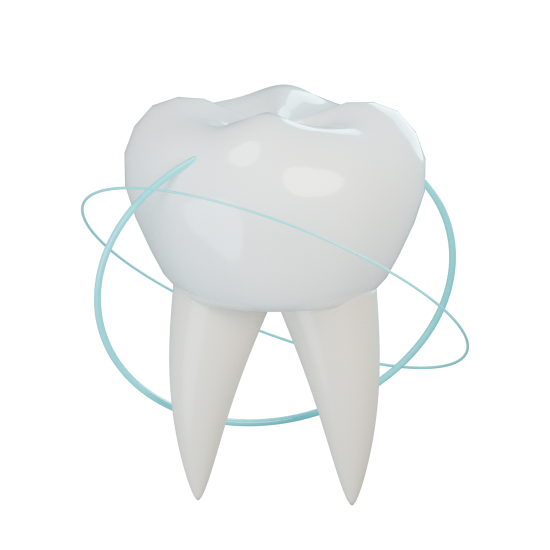
#> input picture prototype/assets/tooth3d/hero.png, 1100 x 1100 px (shown at 1/2 size); its folder holds 4 pictures in this run
$ python finish_tooth_renders.py
#> lines starting #> are read from the running program, lines starting #| are printed output that depends on the picture
"""Prepare lightweight transparent WebP previews and shareable JPGs from Blender renders."""
from pathlib import Path
from PIL import Image, ImageDraw, ImageFilter

out = Path(__file__).resolve().parents[1] / 'assets' / 'tooth3d'
for name in ('hero', 'anatomy'):
    art = Image.open(out / f'{name}.png').convert('RGBA')
#> art is the input picture: PIL image 1100x1100 RGBA; mean R, G, B, A 58.4, 59.9, 59.7, 70.1
    width, height = art.size
#> width = 1100; height = 1100
    art.save(out / f'{name}.webp', format='WEBP', quality=93, method=6)

    background = Image.new('RGBA', art.size)
#> background: PIL image 1100x1100 RGBA; every value is 0
    draw = ImageDraw.Draw(background)
    for y in range(height):
        t = y / (height - 1)
        draw.line((0, y, width, y), fill=(int(239 - 11*t), int(250 - 7*t), int(255 - 3*t), 255))
    glow = Image.new('RGBA', art.size)
    ImageDraw.Draw(glow).ellipse((width*.14, height*.12, width*.86, height*.85), fill=(60, 205, 225, 25))
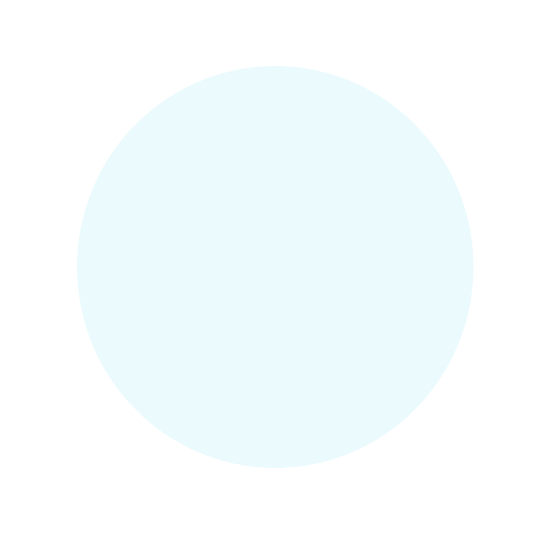
#> glow: PIL image 1100x1100 RGBA (shown at 1/2 size); mean R, G, B, A 24.8, 84.8, 93.1, 10.3; transparent parts drawn white
    background = Image.alpha_composite(background, glow.filter(ImageFilter.GaussianBlur(width*.075)))
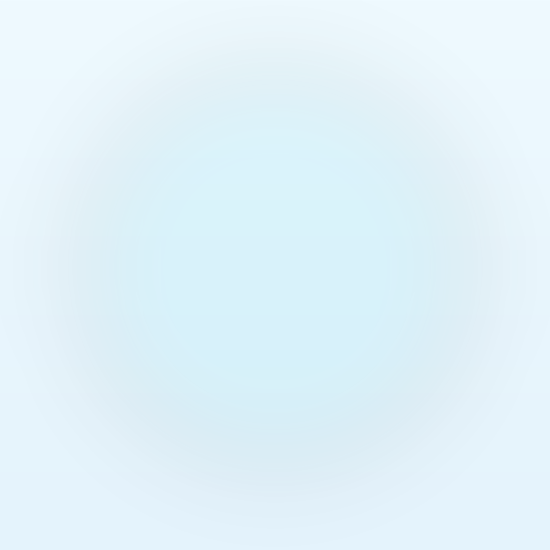
#> background: PIL image 1100x1100 RGBA (shown at 1/2 size); mean R, G, B, A 225.4, 242.4, 249.7, 255
    Image.alpha_composite(background, art).convert('RGB').save(
        out / f'{name}.jpg', quality=95, optimize=True, subsampling=0
    )
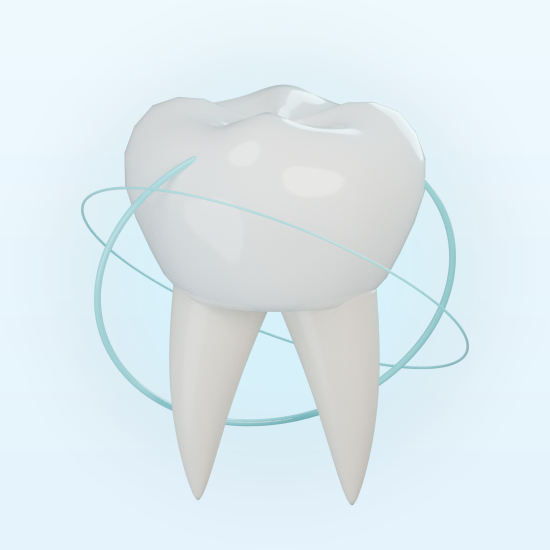
#> saved as hero.jpg: PIL image 1100x1100 RGB (shown at 1/2 size); mean R, G, B 222.8, 234.8, 239.8
    print(f'{name}: WebP and JPG updated')
#> pass 2 of the loop `for name in ('hero', 'anatomy'):`:
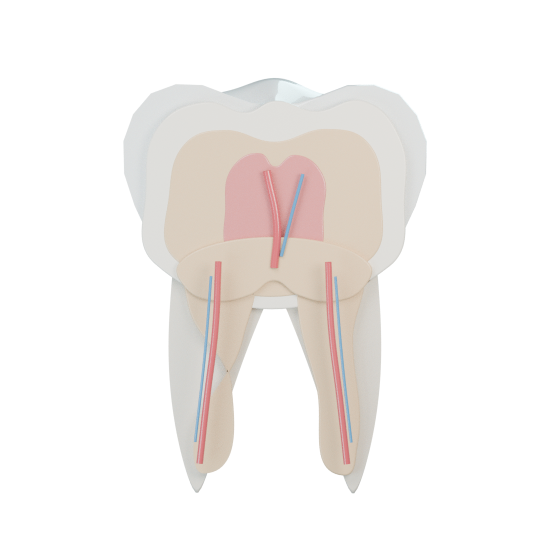
#> input picture prototype/assets/tooth3d/anatomy.png, 1100 x 1100 px (shown at 1/2 size)
#> art is the input picture: PIL image 1100x1100 RGBA; mean R, G, B, A 58.5, 55.2, 53.2, 68.5
#> `Image.alpha_composite(background, art).convert('RGB').save( out / f'{n..`:
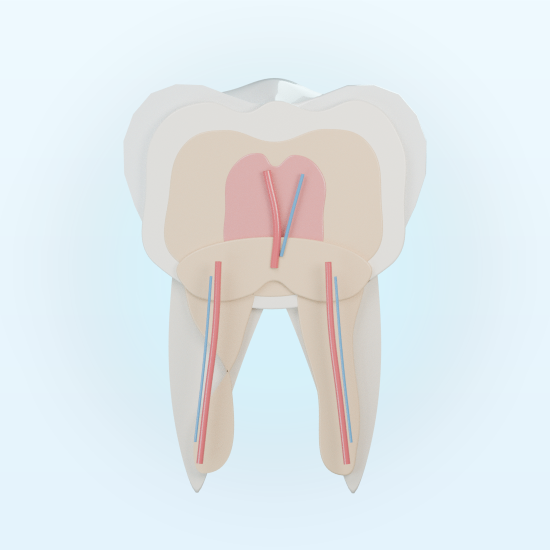
#> saved as anatomy.jpg: PIL image 1100x1100 RGB (shown at 1/2 size); mean R, G, B 224.5, 232.1, 235.3
